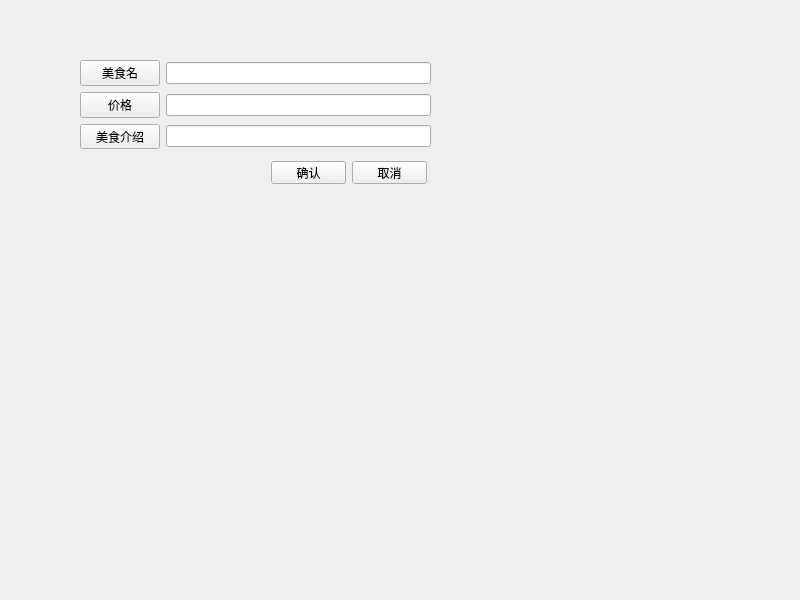
<?xml version="1.0" encoding="UTF-8"?>
<ui version="4.0">
 <class>AddFood</class>
 <widget class="QWidget" name="AddFood">
  <property name="geometry">
   <rect>
    <x>0</x>
    <y>0</y>
    <width>800</width>
    <height>600</height>
   </rect>
  </property>
  <property name="windowTitle">
   <string>Form</string>
  </property>
  <widget class="QPushButton" name="CanelButton">
   <property name="geometry">
    <rect>
     <x>352</x>
     <y>161</y>
     <width>75</width>
     <height>23</height>
    </rect>
   </property>
   <property name="text">
    <string>取消</string>
   </property>
  </widget>
  <widget class="QPushButton" name="SureButton">
   <property name="geometry">
    <rect>
     <x>271</x>
     <y>161</y>
     <width>75</width>
     <height>23</height>
    </rect>
   </property>
   <property name="text">
    <string>确认</string>
   </property>
  </widget>
  <widget class="QWidget" name="layoutWidget">
   <property name="geometry">
    <rect>
     <x>80</x>
     <y>60</y>
     <width>351</width>
     <height>89</height>
    </rect>
   </property>
   <layout class="QVBoxLayout" name="verticalLayout">
    <item>
     <layout class="QHBoxLayout" name="horizontalLayout">
      <item>
       <widget class="QPushButton" name="pushButton">
        <property name="text">
         <string>美食名</string>
        </property>
       </widget>
      </item>
      <item>
       <widget class="QLineEdit" name="FoodNameEdit"/>
      </item>
     </layout>
    </item>
    <item>
     <layout class="QHBoxLayout" name="horizontalLayout_2">
      <item>
       <widget class="QPushButton" name="pushButton_2">
        <property name="text">
         <string>价格</string>
        </property>
       </widget>
      </item>
      <item>
       <widget class="QLineEdit" name="FoodPriceEdit"/>
      </item>
     </layout>
    </item>
    <item>
     <layout class="QHBoxLayout" name="horizontalLayout_3">
      <item>
       <widget class="QPushButton" name="FoodIntButton">
        <property name="text">
         <string>美食介绍</string>
        </property>
       </widget>
      </item>
      <item>
       <widget class="QLineEdit" name="FoodIntEdit"/>
      </item>
     </layout>
    </item>
   </layout>
  </widget>
 </widget>
 <resources/>
 <connections/>
</ui>
